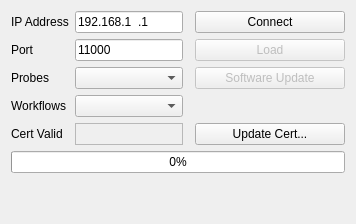
      <widget class="QWidget" name="_tcp">
       <attribute name="title">
        <string>Connection</string>
       </attribute>
       <layout class="QGridLayout" name="gridLayout_3">
        <item row="4" column="3">
         <widget class="QPushButton" name="update">
          <property name="enabled">
           <bool>false</bool>
          </property>
          <property name="text">
           <string>Software Update</string>
          </property>
         </widget>
        </item>
        <item row="3" column="0">
         <widget class="QLabel" name="_port">
          <property name="text">
           <string>Port</string>
          </property>
         </widget>
        </item>
        <item row="1" column="3">
         <widget class="QPushButton" name="connect">
          <property name="text">
           <string>Connect</string>
          </property>
         </widget>
        </item>
        <item row="4" column="1">
         <widget class="QComboBox" name="probes"/>
        </item>
        <item row="3" column="3">
         <widget class="QPushButton" name="load">
          <property name="enabled">
           <bool>false</bool>
          </property>
          <property name="text">
           <string>Load</string>
          </property>
         </widget>
        </item>
        <item row="1" column="1">
         <widget class="QLineEdit" name="ip">
          <property name="inputMask">
           <string>000.000.000.000</string>
          </property>
          <property name="text">
           <string>192.168.1.1</string>
          </property>
         </widget>
        </item>
        <item row="9" column="0" colspan="4">
         <widget class="QProgressBar" name="updateProgress">
          <property name="toolTip">
           <string>Software Update Progress</string>
          </property>
          <property name="value">
           <number>0</number>
          </property>
         </widget>
        </item>
        <item row="1" column="0">
         <widget class="QLabel" name="_ip">
          <property name="text">
           <string>IP Address</string>
          </property>
         </widget>
        </item>
        <item row="10" column="0" colspan="4">
         <spacer name="verticalSpacer_2">
          <property name="orientation">
           <enum>Qt::Vertical</enum>
          </property>
          <property name="sizeHint" stdset="0">
           <size>
            <width>20</width>
            <height>40</height>
           </size>
          </property>
         </spacer>
        </item>
        <item row="7" column="1">
         <widget class="QLabel" name="cert">
          <property name="frameShape">
           <enum>QFrame::StyledPanel</enum>
          </property>
          <property name="text">
           <string/>
          </property>
         </widget>
        </item>
        <item row="7" column="0">
         <widget class="QLabel" name="_cert">
          <property name="text">
           <string>Cert Valid</string>
          </property>
         </widget>
        </item>
        <item row="4" column="0">
         <widget class="QLabel" name="_probeslist">
          <property name="text">
           <string>Probes</string>
          </property>
         </widget>
        </item>
        <item row="3" column="1">
         <widget class="QLineEdit" name="port">
          <property name="inputMask">
           <string>#####</string>
          </property>
          <property name="text">
           <string>11000</string>
          </property>
         </widget>
        </item>
        <item row="5" column="1">
         <widget class="QComboBox" name="workflows">
          <property name="sizePolicy">
           <sizepolicy hsizetype="Expanding" vsizetype="Fixed">
            <horstretch>0</horstretch>
            <verstretch>0</verstretch>
           </sizepolicy>
          </property>
         </widget>
        </item>
        <item row="7" column="3">
         <widget class="QPushButton" name="updateCert">
          <property name="enabled">
           <bool>true</bool>
          </property>
          <property name="minimumSize">
           <size>
            <width>150</width>
            <height>0</height>
           </size>
          </property>
          <property name="text">
           <string>Update Cert...</string>
          </property>
         </widget>
        </item>
        <item row="5" column="0">
         <widget class="QLabel" name="_wflist">
          <property name="text">
           <string>Workflows</string>
          </property>
         </widget>
        </item>
       </layout>
      </widget>
